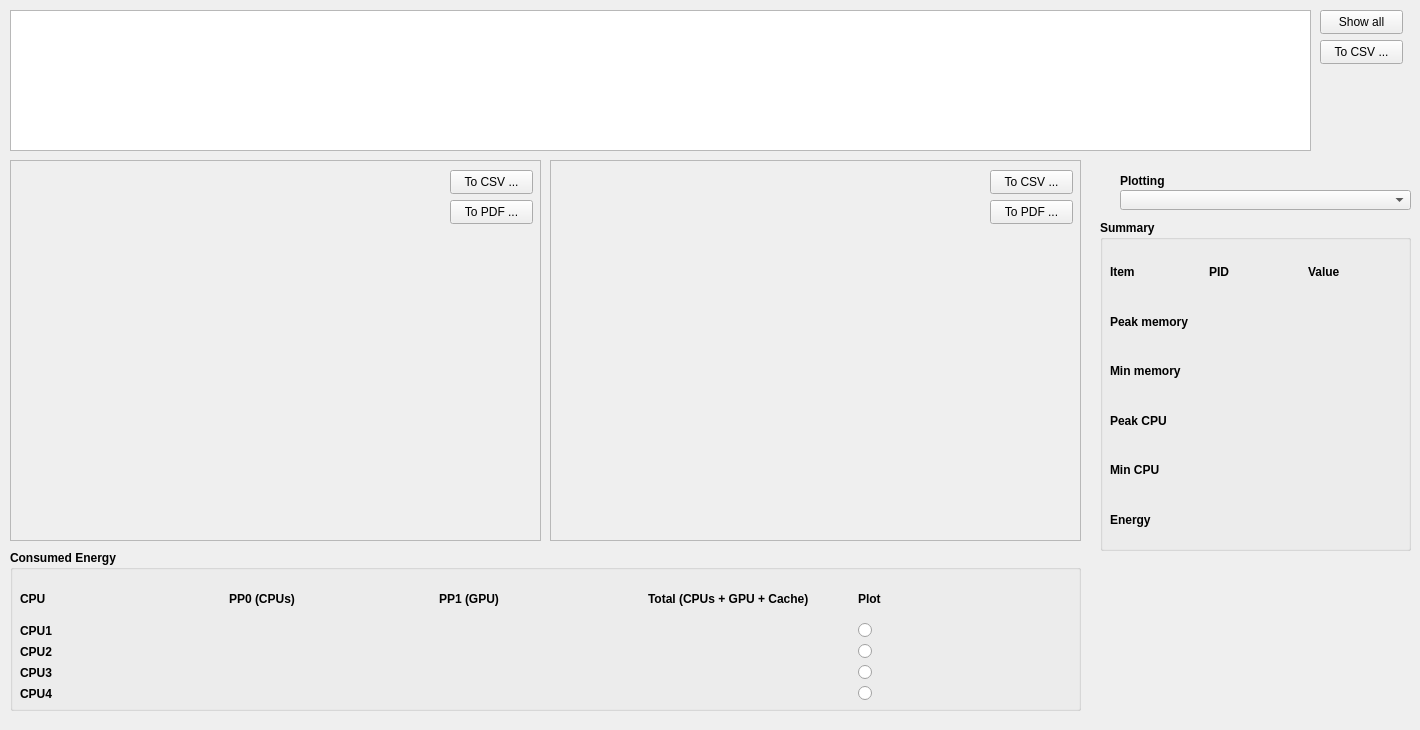
<?xml version="1.0" encoding="UTF-8"?>
<ui version="4.0">
 <class>DataWidget</class>
 <widget class="QWidget" name="DataWidget">
  <property name="geometry">
   <rect>
    <x>0</x>
    <y>0</y>
    <width>1420</width>
    <height>730</height>
   </rect>
  </property>
  <property name="windowTitle">
   <string>Form</string>
  </property>
  <property name="autoFillBackground">
   <bool>false</bool>
  </property>
  <widget class="QComboBox" name="comboBox_Plotting">
   <property name="geometry">
    <rect>
     <x>1120</x>
     <y>190</y>
     <width>291</width>
     <height>20</height>
    </rect>
   </property>
  </widget>
  <widget class="QTableWidget" name="tableWidget_Data">
   <property name="geometry">
    <rect>
     <x>10</x>
     <y>10</y>
     <width>1301</width>
     <height>141</height>
    </rect>
   </property>
  </widget>
  <widget class="QGroupBox" name="groupBox_Summary">
   <property name="geometry">
    <rect>
     <x>1100</x>
     <y>220</y>
     <width>311</width>
     <height>331</height>
    </rect>
   </property>
   <property name="font">
    <font>
     <weight>75</weight>
     <bold>true</bold>
    </font>
   </property>
   <property name="title">
    <string>Summary</string>
   </property>
   <widget class="QWidget" name="gridLayoutWidget">
    <property name="geometry">
     <rect>
      <x>10</x>
      <y>30</y>
      <width>291</width>
      <height>291</height>
     </rect>
    </property>
    <layout class="QGridLayout" name="gridLayout">
     <item row="2" column="0">
      <widget class="QLabel" name="label_InfoMinMem">
       <property name="font">
        <font>
         <weight>75</weight>
         <bold>true</bold>
        </font>
       </property>
       <property name="text">
        <string>Min memory</string>
       </property>
      </widget>
     </item>
     <item row="1" column="1">
      <widget class="QLabel" name="label_InfoMaxMemProcessData">
       <property name="font">
        <font>
         <pointsize>8</pointsize>
         <weight>50</weight>
         <bold>false</bold>
        </font>
       </property>
       <property name="text">
        <string/>
       </property>
      </widget>
     </item>
     <item row="0" column="2">
      <widget class="QLabel" name="label_Value">
       <property name="font">
        <font>
         <weight>75</weight>
         <bold>true</bold>
        </font>
       </property>
       <property name="text">
        <string>Value</string>
       </property>
      </widget>
     </item>
     <item row="4" column="1">
      <widget class="QLabel" name="label_InfoMinCpuProcessData">
       <property name="font">
        <font>
         <pointsize>8</pointsize>
         <weight>50</weight>
         <bold>false</bold>
        </font>
       </property>
       <property name="text">
        <string/>
       </property>
      </widget>
     </item>
     <item row="1" column="2">
      <widget class="QLabel" name="label_InfoMaxMemData">
       <property name="font">
        <font>
         <weight>50</weight>
         <bold>false</bold>
        </font>
       </property>
       <property name="text">
        <string/>
       </property>
      </widget>
     </item>
     <item row="4" column="2">
      <widget class="QLabel" name="label_InfoMinCpuData">
       <property name="font">
        <font>
         <weight>50</weight>
         <bold>false</bold>
        </font>
       </property>
       <property name="text">
        <string/>
       </property>
      </widget>
     </item>
     <item row="3" column="1">
      <widget class="QLabel" name="label_InfoMaxCpuProcessData">
       <property name="font">
        <font>
         <pointsize>8</pointsize>
         <weight>50</weight>
         <bold>false</bold>
        </font>
       </property>
       <property name="text">
        <string/>
       </property>
      </widget>
     </item>
     <item row="3" column="0">
      <widget class="QLabel" name="label_InfoMaxCpu">
       <property name="font">
        <font>
         <weight>75</weight>
         <bold>true</bold>
        </font>
       </property>
       <property name="text">
        <string>Peak CPU</string>
       </property>
      </widget>
     </item>
     <item row="0" column="0">
      <widget class="QLabel" name="label_Item">
       <property name="font">
        <font>
         <weight>75</weight>
         <bold>true</bold>
        </font>
       </property>
       <property name="text">
        <string>Item</string>
       </property>
      </widget>
     </item>
     <item row="0" column="1">
      <widget class="QLabel" name="label_PID">
       <property name="font">
        <font>
         <weight>75</weight>
         <bold>true</bold>
        </font>
       </property>
       <property name="text">
        <string>PID</string>
       </property>
      </widget>
     </item>
     <item row="1" column="0">
      <widget class="QLabel" name="label_InfoMaxMem">
       <property name="font">
        <font>
         <weight>75</weight>
         <bold>true</bold>
        </font>
       </property>
       <property name="text">
        <string>Peak memory</string>
       </property>
      </widget>
     </item>
     <item row="2" column="1">
      <widget class="QLabel" name="label_InfoMinMemProcessData">
       <property name="font">
        <font>
         <pointsize>8</pointsize>
         <weight>50</weight>
         <bold>false</bold>
        </font>
       </property>
       <property name="text">
        <string/>
       </property>
      </widget>
     </item>
     <item row="3" column="2">
      <widget class="QLabel" name="label_InfoMaxCpuData">
       <property name="font">
        <font>
         <weight>50</weight>
         <bold>false</bold>
        </font>
       </property>
       <property name="text">
        <string/>
       </property>
      </widget>
     </item>
     <item row="2" column="2">
      <widget class="QLabel" name="label_InfoMinMemData">
       <property name="font">
        <font>
         <weight>50</weight>
         <bold>false</bold>
        </font>
       </property>
       <property name="text">
        <string/>
       </property>
      </widget>
     </item>
     <item row="4" column="0">
      <widget class="QLabel" name="label_InfoMinCpu">
       <property name="font">
        <font>
         <weight>75</weight>
         <bold>true</bold>
        </font>
       </property>
       <property name="text">
        <string>Min CPU</string>
       </property>
      </widget>
     </item>
     <item row="5" column="0">
      <widget class="QLabel" name="label_InfoEnergyName">
       <property name="font">
        <font>
         <weight>75</weight>
         <bold>true</bold>
        </font>
       </property>
       <property name="text">
        <string>Energy</string>
       </property>
      </widget>
     </item>
     <item row="5" column="1">
      <widget class="QLabel" name="label_InfoEnergyMeasure">
       <property name="font">
        <font>
         <weight>50</weight>
         <bold>false</bold>
        </font>
       </property>
       <property name="text">
        <string/>
       </property>
      </widget>
     </item>
     <item row="5" column="2">
      <widget class="QLabel" name="label_InfoEnergyData">
       <property name="font">
        <font>
         <pointsize>8</pointsize>
         <weight>50</weight>
         <bold>false</bold>
        </font>
       </property>
       <property name="text">
        <string/>
       </property>
      </widget>
     </item>
    </layout>
   </widget>
  </widget>
  <widget class="QLabel" name="label_Plotting">
   <property name="geometry">
    <rect>
     <x>1120</x>
     <y>170</y>
     <width>279</width>
     <height>21</height>
    </rect>
   </property>
   <property name="font">
    <font>
     <weight>75</weight>
     <bold>true</bold>
    </font>
   </property>
   <property name="text">
    <string>Plotting</string>
   </property>
  </widget>
  <widget class="QPushButton" name="pushButton_ShowAll">
   <property name="geometry">
    <rect>
     <x>1320</x>
     <y>10</y>
     <width>83</width>
     <height>24</height>
    </rect>
   </property>
   <property name="text">
    <string>Show all</string>
   </property>
  </widget>
  <widget class="QPushButton" name="pushButton_2CSV_MainData">
   <property name="geometry">
    <rect>
     <x>1320</x>
     <y>40</y>
     <width>83</width>
     <height>24</height>
    </rect>
   </property>
   <property name="text">
    <string>To CSV ...</string>
   </property>
  </widget>
  <widget class="QFrame" name="frame">
   <property name="geometry">
    <rect>
     <x>10</x>
     <y>160</y>
     <width>531</width>
     <height>381</height>
    </rect>
   </property>
   <property name="frameShape">
    <enum>QFrame::StyledPanel</enum>
   </property>
   <property name="frameShadow">
    <enum>QFrame::Raised</enum>
   </property>
   <widget class="QPushButton" name="pushButton_2CSV_1">
    <property name="geometry">
     <rect>
      <x>440</x>
      <y>10</y>
      <width>83</width>
      <height>24</height>
     </rect>
    </property>
    <property name="text">
     <string>To CSV ...</string>
    </property>
   </widget>
   <widget class="QPushButton" name="pushButton_2PDF_1">
    <property name="geometry">
     <rect>
      <x>440</x>
      <y>40</y>
      <width>83</width>
      <height>24</height>
     </rect>
    </property>
    <property name="text">
     <string>To PDF ...</string>
    </property>
   </widget>
   <widget class="QCustomPlot" name="widget_PlotCPU" native="true">
    <property name="geometry">
     <rect>
      <x>10</x>
      <y>10</y>
      <width>421</width>
      <height>361</height>
     </rect>
    </property>
   </widget>
  </widget>
  <widget class="QFrame" name="frame_2">
   <property name="geometry">
    <rect>
     <x>550</x>
     <y>160</y>
     <width>531</width>
     <height>381</height>
    </rect>
   </property>
   <property name="frameShape">
    <enum>QFrame::StyledPanel</enum>
   </property>
   <property name="frameShadow">
    <enum>QFrame::Raised</enum>
   </property>
   <widget class="QPushButton" name="pushButton_2CSV_2">
    <property name="geometry">
     <rect>
      <x>440</x>
      <y>10</y>
      <width>83</width>
      <height>24</height>
     </rect>
    </property>
    <property name="text">
     <string>To CSV ...</string>
    </property>
   </widget>
   <widget class="QPushButton" name="pushButton_2PDF_2">
    <property name="geometry">
     <rect>
      <x>440</x>
      <y>40</y>
      <width>83</width>
      <height>24</height>
     </rect>
    </property>
    <property name="text">
     <string>To PDF ...</string>
    </property>
   </widget>
   <widget class="QCustomPlot" name="widget_PlotMEM" native="true">
    <property name="geometry">
     <rect>
      <x>10</x>
      <y>10</y>
      <width>421</width>
      <height>361</height>
     </rect>
    </property>
   </widget>
  </widget>
  <widget class="QGroupBox" name="groupBox_Energy">
   <property name="geometry">
    <rect>
     <x>10</x>
     <y>550</y>
     <width>1071</width>
     <height>161</height>
    </rect>
   </property>
   <property name="font">
    <font>
     <weight>75</weight>
     <bold>true</bold>
    </font>
   </property>
   <property name="autoFillBackground">
    <bool>false</bool>
   </property>
   <property name="styleSheet">
    <string notr="true"/>
   </property>
   <property name="title">
    <string>Consumed Energy</string>
   </property>
   <widget class="QWidget" name="gridLayoutWidget_2">
    <property name="geometry">
     <rect>
      <x>10</x>
      <y>30</y>
      <width>1041</width>
      <height>121</height>
     </rect>
    </property>
    <layout class="QGridLayout" name="gridLayout_Energy">
     <item row="0" column="1">
      <widget class="QLabel" name="label_PP0">
       <property name="font">
        <font>
         <weight>75</weight>
         <bold>true</bold>
        </font>
       </property>
       <property name="frameShape">
        <enum>QFrame::NoFrame</enum>
       </property>
       <property name="text">
        <string>PP0 (CPUs)</string>
       </property>
      </widget>
     </item>
     <item row="4" column="0">
      <widget class="QLabel" name="label_CPU4">
       <property name="font">
        <font>
         <weight>75</weight>
         <bold>true</bold>
        </font>
       </property>
       <property name="frameShape">
        <enum>QFrame::NoFrame</enum>
       </property>
       <property name="text">
        <string>CPU4</string>
       </property>
      </widget>
     </item>
     <item row="0" column="2">
      <widget class="QLabel" name="label_PP1">
       <property name="font">
        <font>
         <weight>75</weight>
         <bold>true</bold>
        </font>
       </property>
       <property name="frameShape">
        <enum>QFrame::NoFrame</enum>
       </property>
       <property name="text">
        <string>PP1 (GPU)</string>
       </property>
      </widget>
     </item>
     <item row="3" column="0">
      <widget class="QLabel" name="label_CPU3">
       <property name="font">
        <font>
         <weight>75</weight>
         <bold>true</bold>
        </font>
       </property>
       <property name="frameShape">
        <enum>QFrame::NoFrame</enum>
       </property>
       <property name="text">
        <string>CPU3</string>
       </property>
      </widget>
     </item>
     <item row="2" column="0">
      <widget class="QLabel" name="label_CPU2">
       <property name="font">
        <font>
         <weight>75</weight>
         <bold>true</bold>
        </font>
       </property>
       <property name="frameShape">
        <enum>QFrame::NoFrame</enum>
       </property>
       <property name="text">
        <string>CPU2</string>
       </property>
      </widget>
     </item>
     <item row="1" column="0">
      <widget class="QLabel" name="label_CPU1">
       <property name="font">
        <font>
         <weight>75</weight>
         <bold>true</bold>
        </font>
       </property>
       <property name="frameShape">
        <enum>QFrame::NoFrame</enum>
       </property>
       <property name="text">
        <string>CPU1</string>
       </property>
      </widget>
     </item>
     <item row="0" column="3">
      <widget class="QLabel" name="label_PPTotal">
       <property name="font">
        <font>
         <weight>75</weight>
         <bold>true</bold>
        </font>
       </property>
       <property name="frameShape">
        <enum>QFrame::NoFrame</enum>
       </property>
       <property name="text">
        <string>Total (CPUs + GPU + Cache)</string>
       </property>
      </widget>
     </item>
     <item row="1" column="1">
      <widget class="QLabel" name="label_PP0_CPU1">
       <property name="font">
        <font>
         <weight>50</weight>
         <bold>false</bold>
        </font>
       </property>
       <property name="frameShape">
        <enum>QFrame::NoFrame</enum>
       </property>
       <property name="text">
        <string/>
       </property>
      </widget>
     </item>
     <item row="1" column="2">
      <widget class="QLabel" name="label_PP1_CPU1">
       <property name="font">
        <font>
         <weight>50</weight>
         <bold>false</bold>
        </font>
       </property>
       <property name="frameShape">
        <enum>QFrame::NoFrame</enum>
       </property>
       <property name="text">
        <string/>
       </property>
      </widget>
     </item>
     <item row="1" column="3">
      <widget class="QLabel" name="label_PPt_CPU1">
       <property name="font">
        <font>
         <weight>50</weight>
         <bold>false</bold>
        </font>
       </property>
       <property name="autoFillBackground">
        <bool>false</bool>
       </property>
       <property name="frameShape">
        <enum>QFrame::NoFrame</enum>
       </property>
       <property name="text">
        <string/>
       </property>
      </widget>
     </item>
     <item row="2" column="1">
      <widget class="QLabel" name="label_PP0_CPU2">
       <property name="font">
        <font>
         <weight>50</weight>
         <bold>false</bold>
        </font>
       </property>
       <property name="frameShape">
        <enum>QFrame::NoFrame</enum>
       </property>
       <property name="text">
        <string/>
       </property>
      </widget>
     </item>
     <item row="2" column="2">
      <widget class="QLabel" name="label_PP1_CPU2">
       <property name="font">
        <font>
         <weight>50</weight>
         <bold>false</bold>
        </font>
       </property>
       <property name="frameShape">
        <enum>QFrame::NoFrame</enum>
       </property>
       <property name="text">
        <string/>
       </property>
      </widget>
     </item>
     <item row="2" column="3">
      <widget class="QLabel" name="label_PPt_CPU2">
       <property name="font">
        <font>
         <weight>50</weight>
         <bold>false</bold>
        </font>
       </property>
       <property name="frameShape">
        <enum>QFrame::NoFrame</enum>
       </property>
       <property name="text">
        <string/>
       </property>
      </widget>
     </item>
     <item row="3" column="1">
      <widget class="QLabel" name="label_PP0_CPU3">
       <property name="font">
        <font>
         <weight>50</weight>
         <bold>false</bold>
        </font>
       </property>
       <property name="frameShape">
        <enum>QFrame::NoFrame</enum>
       </property>
       <property name="text">
        <string/>
       </property>
      </widget>
     </item>
     <item row="3" column="2">
      <widget class="QLabel" name="label_PP1_CPU3">
       <property name="font">
        <font>
         <weight>50</weight>
         <bold>false</bold>
        </font>
       </property>
       <property name="frameShape">
        <enum>QFrame::NoFrame</enum>
       </property>
       <property name="text">
        <string/>
       </property>
      </widget>
     </item>
     <item row="3" column="3">
      <widget class="QLabel" name="label_PPt_CPU3">
       <property name="font">
        <font>
         <weight>50</weight>
         <bold>false</bold>
        </font>
       </property>
       <property name="frameShape">
        <enum>QFrame::NoFrame</enum>
       </property>
       <property name="text">
        <string/>
       </property>
      </widget>
     </item>
     <item row="4" column="1">
      <widget class="QLabel" name="label_PP0_CPU4">
       <property name="font">
        <font>
         <weight>50</weight>
         <bold>false</bold>
        </font>
       </property>
       <property name="frameShape">
        <enum>QFrame::NoFrame</enum>
       </property>
       <property name="text">
        <string/>
       </property>
      </widget>
     </item>
     <item row="4" column="2">
      <widget class="QLabel" name="label_PP1_CPU4">
       <property name="font">
        <font>
         <weight>50</weight>
         <bold>false</bold>
        </font>
       </property>
       <property name="frameShape">
        <enum>QFrame::NoFrame</enum>
       </property>
       <property name="text">
        <string/>
       </property>
      </widget>
     </item>
     <item row="4" column="3">
      <widget class="QLabel" name="label_PPt_CPU4">
       <property name="font">
        <font>
         <weight>50</weight>
         <bold>false</bold>
        </font>
       </property>
       <property name="frameShape">
        <enum>QFrame::NoFrame</enum>
       </property>
       <property name="text">
        <string/>
       </property>
      </widget>
     </item>
     <item row="0" column="4">
      <widget class="QLabel" name="label_Plot_Energy">
       <property name="font">
        <font>
         <weight>75</weight>
         <bold>true</bold>
        </font>
       </property>
       <property name="frameShape">
        <enum>QFrame::NoFrame</enum>
       </property>
       <property name="text">
        <string>Plot</string>
       </property>
      </widget>
     </item>
     <item row="0" column="0">
      <widget class="QLabel" name="label_CPU">
       <property name="font">
        <font>
         <weight>75</weight>
         <bold>true</bold>
        </font>
       </property>
       <property name="frameShape">
        <enum>QFrame::NoFrame</enum>
       </property>
       <property name="text">
        <string>CPU</string>
       </property>
      </widget>
     </item>
     <item row="1" column="4">
      <widget class="QRadioButton" name="radioButton_Plot_CPU1">
       <property name="autoFillBackground">
        <bool>false</bool>
       </property>
       <property name="styleSheet">
        <string notr="true"/>
       </property>
       <property name="text">
        <string/>
       </property>
      </widget>
     </item>
     <item row="2" column="4">
      <widget class="QRadioButton" name="radioButton_Plot_CPU2">
       <property name="text">
        <string/>
       </property>
      </widget>
     </item>
     <item row="3" column="4">
      <widget class="QRadioButton" name="radioButton_Plot_CPU3">
       <property name="text">
        <string/>
       </property>
      </widget>
     </item>
     <item row="4" column="4">
      <widget class="QRadioButton" name="radioButton_Plot_CPU4">
       <property name="text">
        <string/>
       </property>
      </widget>
     </item>
    </layout>
   </widget>
  </widget>
 </widget>
 <customwidgets>
  <customwidget>
   <class>QCustomPlot</class>
   <extends>QWidget</extends>
   <header>controller/qcustomplot.h</header>
   <container>1</container>
  </customwidget>
 </customwidgets>
 <resources/>
 <connections/>
</ui>
